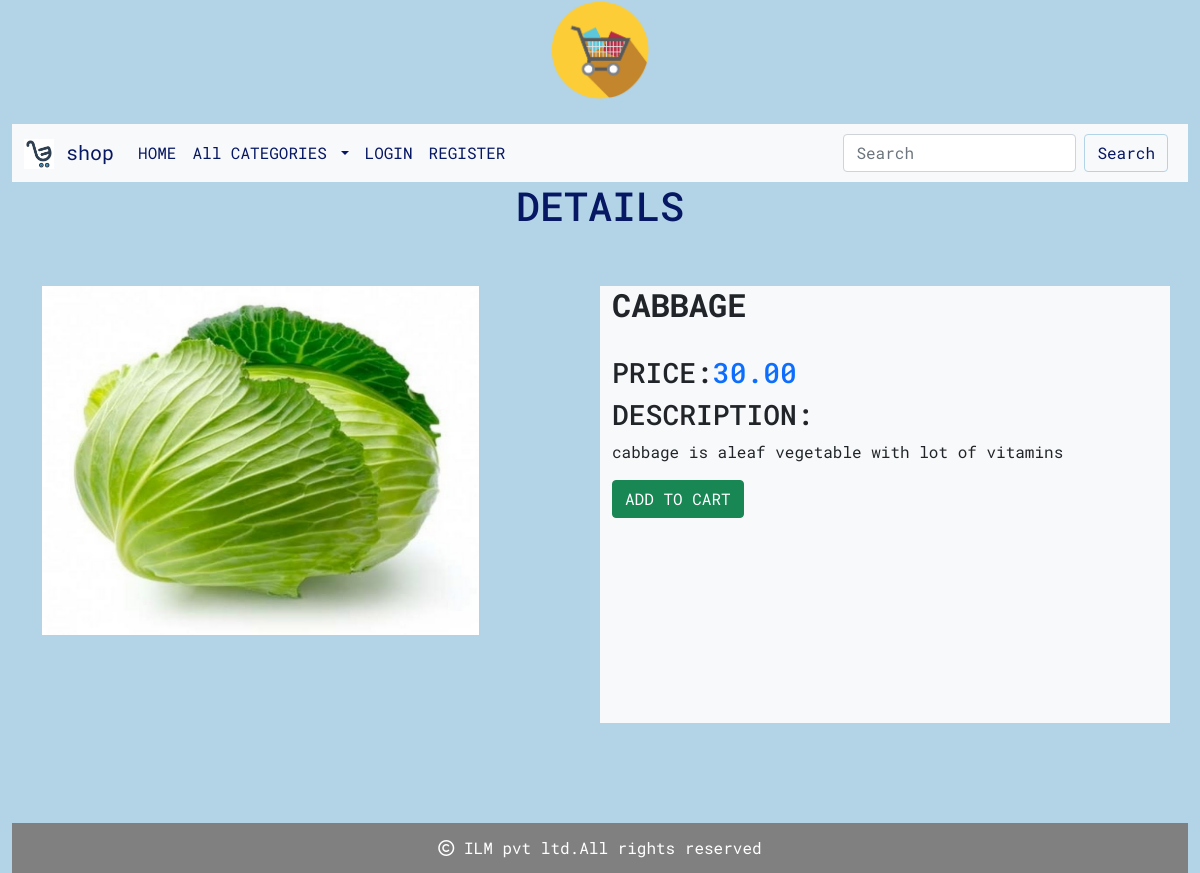
The page /productdetails/Cabbage on the database its author committed.
### shop/models.py (models this page shows, shortened)
class Product(models.Model):
    name = models.CharField(max_length=200, unique=True)
    slug = models.SlugField(max_length=250, unique=True)
    description=models.TextField(blank=True)
    price=models.DecimalField(max_digits=10,decimal_places=2)
    category=models.ForeignKey(Category,on_delete=models.CASCADE)
    image=models.ImageField(upload_to='img/products',null=True,blank=True)
    stock=models.IntegerField()
    available=models.BooleanField(default=True)
    created=models.DateTimeField(auto_now_add=True)
    updated = models.DateTimeField(auto_now=True)

### shop/views.py (the view)
# urls.py: path('productdetails/<slug:p>',views.productdetails,name='productdetails'),
def productdetails(request,p):
    p=Product.objects.get(slug=p)
    return render(request,'productdetails.html',{'p':p})

### cart/context_processors.py (called while the page is built, shortened)
def counter(request):
    item_count=0
    return {'item_count':item_count}

### shop/context_processors.py (called while the page is built)
def menu_links(request):
    links=Category.objects.all()
    return {'links':links}

### templates/productdetails.html
{% extends 'base.html'%}
{% load static %}
{% block content %}
<h1>DETAILS</h1>
<div class="container" style="margin-bottom:100px;">
    <div class="row">
        <div class=" col-md-6 mt-5" >
            <img src="{{p.image.url}}" class="img-top" alt="..." height="80%" width="80%">
        </div>
        <div class=" col-md-6 bg-light mt-5 ">
            <h2 class="card-title" style="text-transform:uppercase;"><b>{{p.name}}</b></h2><br>
            <h3>PRICE:<span class="text-primary">{{p.price}}</span></h3>
            <h3>DESCRIPTION:</h3>
            <p style="text-align:justify">{{p.description}}</p>
            {% if p.stock <= 0 %}
                <h2>Out of stock</h2>
            {% else %}
                 <a href="{% url 'cart:add_cart' p.id %}" class="btn btn-success">ADD TO CART</a>
            {% endif %}
        </div>
    </div>
</div>
{% endblock %}

### static/css/custom.css (style rules this page uses)
body { background-color:#b2d4e6; font-family: 'Roboto Mono', monospace; }
a { left:37% }

### rows shown on the page
Product: image (picture), name "CABBAGE", price "30.00", description "cabbage is aleaf vegetable with lot of vitamins"
